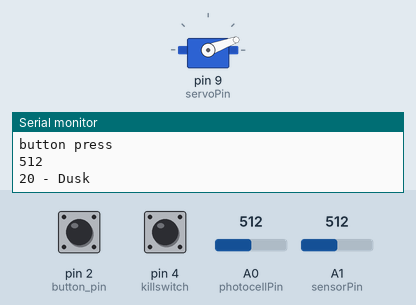
This sketch was run on a simulated Arduino Uno, built with avr-gcc and run on an emulated ATmega328P. On the bench: servo, the last lines printed to the serial monitor. The test bench sets the inputs (shaded band); at power-on: A0 (photocellPin) = 512, A1 (sensorPin) = 512, pin 4 (killswitch) HIGH, pin 2 (button_pin) HIGH.

Above: at 1.3 s.
1.4 s: A0 (photocellPin) set to 306
At 2.1 s:
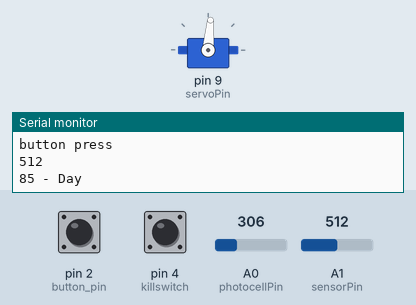
4.5 s: A0 (photocellPin) set to 960
7.6 s: A1 (sensorPin) set to 900
10.7 s: A1 (sensorPin) set to 716
13.8 s: pin 4 (killswitch) pulled LOW for 3.2 s
At 18.8 s:
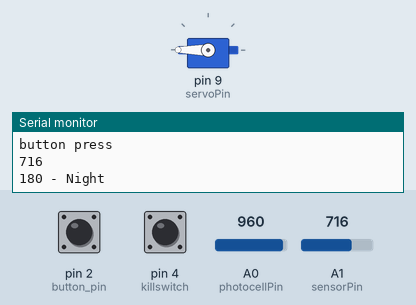
19.4 s: A0 (photocellPin) set to 1007
22.5 s: A0 (photocellPin) set to 1023
At 23.5 s:
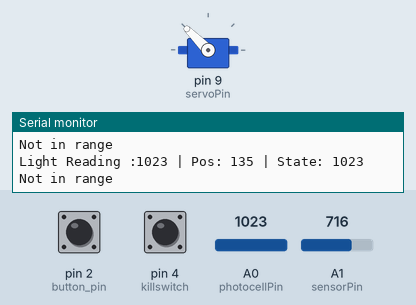
Timing chart, 0 to 25.3 s (numbered marks = the images above; inputs shaded):
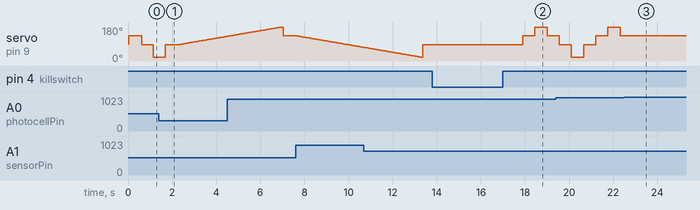

Measured:
- the behaviour switches between 1022 and 1023 on A0 (photocellPin) (found by bisection; images 2 and 3)
- after the input at 22.5 s, servo on pin 9 (servoPin): stops changing and stays 135°

The sketch:

autoblinds_rev2b.ino
```cpp
//Automated Window Blinds program
//This program is meant to be connected to 2" venetian window blinds using a servo directly connected to the blinds spool
//It will sample a photocell (light dependant resistor) and depending on the level of brightness act accordingly
//This version makes use of a TCRT5000 IR reflective sensor to off touch free manual control
//There is also a physical momentary button which exectutes the same code as the ir sensor
//This same switch can be tied into a home automation relay switch for control via computer, I use x10 for example.
//I have also included a kill switch to disable automation when needed
//This script can also be used with a tmp36 temperature sensor to tilt up when it's very hot out
//Currently it will tilt up when it's very bright out, but ideally we want this do be done by temperature.
//Written by Ssshake - Contact arduinocode@doobiest.net for help or to submit contributes to the code line.
#include <Servo.h>


//CONFIGURATION
int servoPin=9; //Input pin for servo
int photocellPin = 0; // the cell and 10K pulldown are connected to a0
const int button_pin = 2 ; //Button or relay driven by x10 switch for manual control
const int killswitch = 4 ; //Disables all automated actions when enabled
int sensorPin = 1;    //IR Reflective motion sensor pin
const int ledPin = 11;      // select the pin for the LED
//PROBABLY DONT NEED TO CHANGE THESE
int pos = 180;    // variable to store the servo position
int spd = 50;   // how fast should the servo move? 50 is quiet


Servo myservo;  // create servo object to control a servo
int photocellReading; // the analog reading from the analog resistor divider
int button_value;  //high or low button values
int killswitch_value;  //high or low killswitch values
int state = 0; //Keep track of state so we don't send signal to the servo without reason
int prevstate = 0; //Keeps history of prior state
int sensorValue = 0;  // variable to store the value coming from the sensor
int dest = 0;   // Servo destination depending on photocell reading
int buttonpos =1; //Keep state of motion sensor/button for movement
//ENABLE DEBUG
int debug = 1; //Set this to 1 for serial debug output
void setup(void) {
    Serial.begin(9600); //Comment out this line if you don't want debugging enabled

    myservo.attach(servoPin);
    //pinMode(ledPin, OUTPUT);
    pinMode(button_pin, INPUT_PULLUP);
    pinMode(killswitch, INPUT_PULLUP);

}

//MAIN LOOP
void loop(void) {
killswitch_value = digitalRead(killswitch);
if(killswitch_value==HIGH) //IF kill switch isn't set then run main loop
	{
		photocellReading = analogRead(photocellPin); //Query photo cell
		  debug and Serial.print("Light Reading :");
		  debug and Serial.print(photocellReading); // the raw analog reading
		  debug and Serial.print(" | Pos: ");
		  debug and Serial.print(pos);
		  debug and Serial.print(" | State: ");

		//Define the modes based on how bright it is, and set corresponding servo position
		if (photocellReading > 0 && photocellReading < 400) {
				button_press();
					debug and Serial.println("Night");
				dest=180;
				state=1;
		}

		//After setting LDR position, hold until not longer within current threshold
		else if ( photocellReading > 400 && photocellReading < 600) {
				button_press();
					debug and Serial.println("Dusk");
				dest=135;
				state=2;
		}

		//After setting LDR position, hold until not longer within current threshold
		else if (photocellReading > 600 && photocellReading < 950) {
				button_press();
					debug and Serial.println("Day");
				dest=85;
				state=3;
		}

		//After setting LDR position, hold until not longer within current threshold
		else if (photocellReading > 950 && photocellReading < 1023) {
				button_press();
					  debug and Serial.println("Very Bright Day");
				dest=20;
				state=4;
		}
		else {
			debug and Serial.println(photocellReading);
			debug and Serial.println("Not in range");
		}

		if (state != prevstate){ //IF the photocell reading is different from last sample then execute servo controls
			ldr_press();
	 	}
		prevstate = state; //Remember state so we can compare it again next round
	}
else
	{
		debug and Serial.println("Kill Switch");
		delay(1000);
	}
}

void ldr_press() { //This executes when the photocell readings have dictated
	  debug and Serial.println("State Change");
	myservo.attach(servoPin);                     //Connect to servo
	if (pos > dest){  // If the current position is great than the destination then we must subtract
		while (pos > dest)  // Change current position to desired position, one degree at a time.
		{
			  //debug and Serial.print("Was :");
			  //debug and Serial.print(pos);
			myservo.write(pos);         // tell servo to go to position in variable 'pos'
			delay(spd);                 // waits desired time for the servo to reach the position
			pos--;
			  //debug and Serial.print(" | Is :");
			  //debug and Serial.println(pos);
		}
		myservo.detach();                //Detach from Servo
	}
	else {  // If the curren't position is greater than the destination then we must add
		myservo.attach(9);  //Connect to servo
		while (pos < dest)  // goes from 180 degrees to 0 degrees
		{
			  //debug and Serial.print("Was :");
			  //debug and Serial.print(pos);
			myservo.write(pos);             // tell servo to go to position in variable 'pos'
			delay(spd);                     // waits desired time for the servo to reach the position
			pos++;
			  //debug and Serial.print(" | Is :");
			  //debug and Serial.println(pos);
		}
	}
	myservo.write(pos); // Doing a write out side of the loop because I had a feeling the last position value was being skipped. I think I'm wrong though
	delay(spd);
	myservo.detach(); //Detach servo to keep it from humming on strain
}


//This runs when the system is idle.. as in not moving already from one position to another
void button_press(){

    sensorValue = analogRead(sensorPin);   //Query motion sensor
    button_value = digitalRead(button_pin); //Query button or relay switch
	//Delete below?
    //photocellReading = analogRead(photocellPin); //Query photo cell
	//	  debug and Serial.print("Light Reading :");
	//	  debug and Serial.print(photocellReading); // the raw analog reading
	//	  debug and Serial.print(" | Position: ");
	//	  debug and Serial.print(pos);
	//	  debug and Serial.println(" | State: ");
                debug and Serial.print("Motion Sensor Value: ");
                 debug and Serial.println(sensorValue);


    //Define the modes based on button press. Cycle through options
    if(button_value==LOW || sensorValue < 900){  // button press
//    if(button_value==LOW ){  // button press
        //analogWrite(ledPin, sensorValue/4);
        myservo.attach(9); //connect to servo
			debug and Serial.println("button press");
			debug and Serial.println(sensorValue);
		if (pos <= 20) { //20 degrees is pointing up. go down a bit.
			dest=85;		//new dest is lower than prev dest (servo arrangement is 180 is fully down an 0 is fully up in other words backwards for what youd expect
			myservo.write(dest);	//Move to next position
			pos=dest;				//set position status to what we just moved it o
                        buttonpos=0;
				debug and Serial.print(dest);
				debug and Serial.println(" - Day");
		}


		else if (pos <= 85  && buttonpos == 0 ) { //move to next position
			dest=135;
			myservo.write(dest);
			pos=dest;
				debug and Serial.print(dest);
				debug and Serial.println(" - Dusk");
		}

		else if (pos <= 135  && buttonpos == 0 ) {//move to next position
			dest=180;
			myservo.write(dest);
			pos=dest;
				debug and Serial.print(dest);
				debug and Serial.println(" - Night");
		}


		else if (pos <= 85  && buttonpos == 1 ) { //move to next position
			dest=20;
			myservo.write(dest);
			pos=dest;
				debug and Serial.print(dest);
				debug and Serial.println(" - Dusk");
		}

		else if (pos <= 135  && buttonpos == 1) {//move to next position
			dest=85;
			myservo.write(dest);
			pos=dest;
				debug and Serial.print(dest);
				debug and Serial.println(" - Night");
		}


		else if (pos <= 180) {//move to next position
			dest=135;
			myservo.write(dest);
			pos=dest;
                        buttonpos=1;
				debug and Serial.print(dest);
				debug and Serial.println(" - Bright");
		}
		delay(500);	//Since we're moving the servo from one end of the 180 degree chart to another in one shot we need to give it time to get there before moving on
		myservo.detach();  //Detach servo, because if servo is say destined for 80 degrees, but to much weight/lack of torque keeps it hovering at 79-79.5 degrees, the motor will keep trying and humm
							// detaching shuts the motor off, thus making it rest at 79 degrees instead of trying too hard.
    }
}
```
